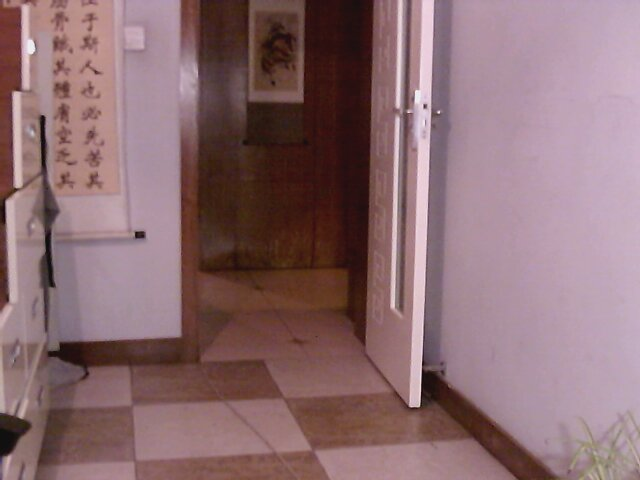
#> input picture src/myleft.jpg, 640 x 480 px
$ python test.py   (older library calls are emulated)
#> lines starting #> are read from the running program, lines starting #| are printed output that depends on the picture
import cv2
import numpy as np
from matplotlib import pyplot as plt

img1 = cv2.imread('myleft.jpg',0)  #queryimage # left image
#> img1: shape (480, 640); min 6, max 249, mean 118.4
img2 = cv2.imread('myright.jpg',0) #trainimage # right image
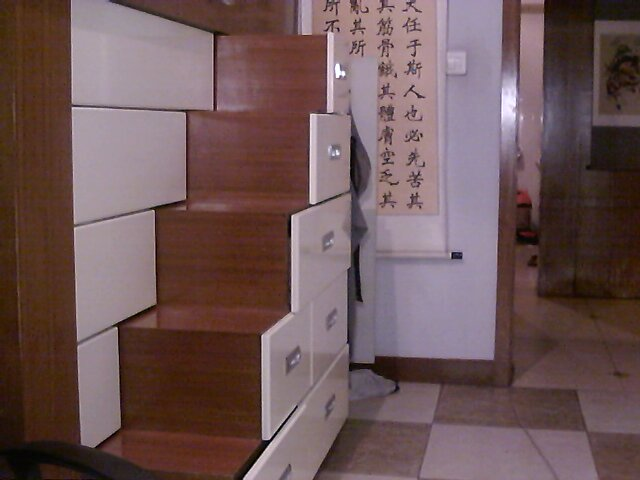
#> input picture src/myright.jpg, 640 x 480 px
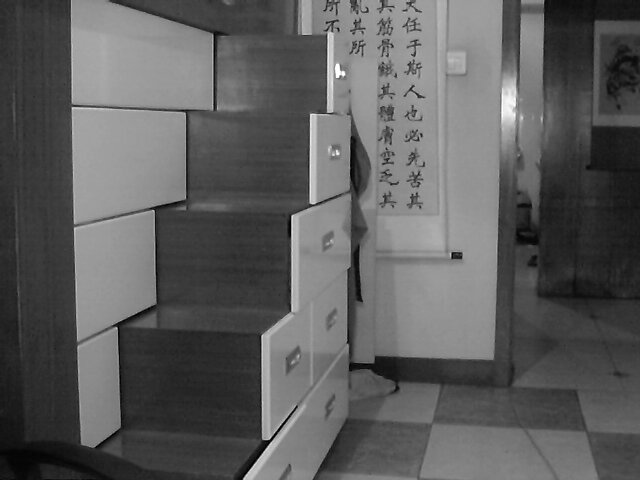
#> img2: shape (480, 640); min 0, max 255, mean 93

sift = cv2.SIFT()

# find the keypoints and descriptors with SIFT
kp1, des1 = sift.detectAndCompute(img1,None)
#> kp1 = 350 keypoints; strongest (x, y, size): (425, 106, 2.8), (439, 112, 1.8), (140, 235, 6.6), (414, 398, 10.2)
kp2, des2 = sift.detectAndCompute(img2,None)
#> kp2 = 488 keypoints; strongest (x, y, size): (268, 442, 3.3), (289, 416, 1.9), (457, 256, 6.8), (337, 76, 2.1)

# FLANN parameters
FLANN_INDEX_KDTREE = 0
index_params = dict(algorithm = FLANN_INDEX_KDTREE, trees = 5)
search_params = dict(checks=50)

flann = cv2.FlannBasedMatcher(index_params,search_params)
matches = flann.knnMatch(des1,des2,k=2)
#> matches = 350 matches

good = []
pts1 = []
pts2 = []

# ratio test as per Lowe's paper
for i,(m,n) in enumerate(matches):
    if m.distance < 0.8*n.distance:
        good.append(m)
        pts2.append(kp2[m.trainIdx].pt)
        pts1.append(kp1[m.queryIdx].pt)
#> after the loop, good = 73 matches; pts1 = 73 pairs, first value 7.83 to 442.5, second value 8.41 to 410.4; pts2 = 73 pairs, first value 77.47 to 633.4, second value 34.87 to 441.4
pts2=np.float32(pts2)
pts1=np.float32(pts1)

F, mask = cv2.findFundamentalMat(pts1,pts2,cv2.FM_LMEDS)
#> F = [[-5.09e-06, 4.89e-06, 0.0183], [6.08e-05, 5.25e-06, -0.244], [-0.0232, 0.228, 1]]; mask = 73 values, max 1 at index 0, min 0 at index 1, mean 0.808

# We select only inlier points
pts1 = pts1[mask.ravel()==1]
#> pts1 = 59 pairs, first value 7.83 to 410, second value 8.41 to 387.3
pts2 = pts2[mask.ravel()==1]
#> pts2 = 59 pairs, first value 287.9 to 633.4, second value 34.87 to 403.1
def drawlines(img1,img2,lines,pts1,pts2):
    ''' img1 - image on which we draw the epilines for the points in img2
        lines - corresponding epilines '''
    r,c = img1.shape
    img1 = cv2.cvtColor(img1,cv2.COLOR_GRAY2BGR)
    img2 = cv2.cvtColor(img2,cv2.COLOR_GRAY2BGR)

    for r,pt1,pt2 in zip(lines,pts1,pts2):

        color = tuple(np.random.randint(0,255,3).tolist())
        x0,y0 = map(int, [0, -r[2]/r[1] ])
        x1,y1 = map(int, [c, -(r[2]+r[0]*c)/r[1] ])
        cv2.imshow('mat',img1)
        cv2.waitKey(50)
        cv2.line(img1, (x0,y0), (x1,y1), color,1)
        cv2.circle(img1,tuple(pt1),5,color,-1)
        cv2.circle(img2,tuple(pt2),5,color,-1)

    return img1,img2

# Find epilines corresponding to points in right image (second image) and
# drawing its lines on left image
lines1 = cv2.computeCorrespondEpilines(pts2.reshape(-1,1,2), 2,F)
#> lines1 = 59 rows, first 8: [-0.0231, 1, -308.4], [-0.0147, 1, -341.9], [-0.0786, 0.997, -86.22], [-0.0982, 0.995, -7.11], [-0.0891, 0.996, -43.99], [-0.0385, 0.999, -247.1], [-0.0417, 0.999, -234.1], [-0.0296, 1, -282.5]
lines1 = lines1.reshape(-1,3)

img5,img6 = drawlines(img1,img2,lines1,pts1,pts2)
#> the loop in drawlines, `for r,pt1,pt2 in zip(lines,pts1,pts2): ` made 59 passes
#> (r, pt1, pt2, color, y0, y1) on passes 1 to 8: ([-0.0231, 1, -308.4], [7.83, 309.3], [287.9, 317.5], (172, 47, 117), 308, 323), ([-0.0147, 1, -341.9], [16.87, 342.1], [297, 350.1], (192, 67, 251), 341, 351), ([-0.0786, 0.997, -86.22], [18.25, 88.09], [321.9, 109.7], (195, 103, 9), 86, 136), ([-0.0982, 0.995, -7.11], [25.36, 9.36], [330.3, 35.58], (211, 21, 242), 7, 70), ([-0.0891, 0.996, -43.99], [28.22, 46.88], [334.6, 70.77], (36, 87, 70), 44, 101), ([-0.0385, 0.999, -247.1], [41.53, 250], [347.9, 264.1], (216, 88, 140), 247, 271), ([-0.0417, 0.999, -234.1], [42.01, 237.1], [348.3, 251.8], (58, 193, 230), 234, 260), ([-0.0296, 1, -282.5], [51.92, 284], [359.6, 298.7], (39, 87, 174), 282, 301)
#> after the loop in drawlines, `for r,pt1,pt2 in zip(lines,pts1,pts2):`:
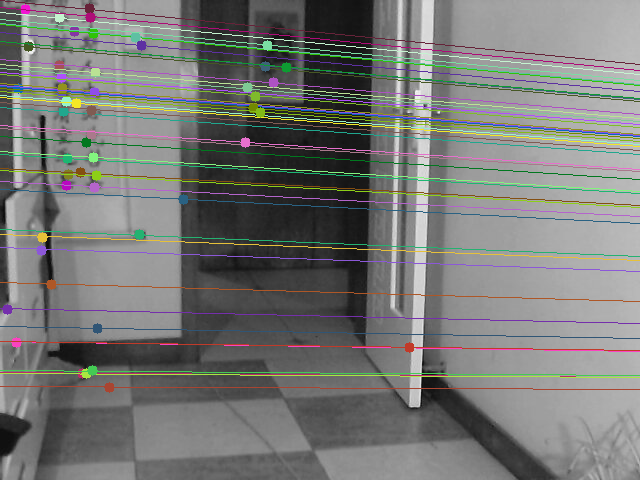
#> img1: shape (480, 640, 3); mean B, G, R 117.7, 120.1, 119.2
#> after the loop in drawlines, `for r,pt1,pt2 in zip(lines,pts1,pts2):`:
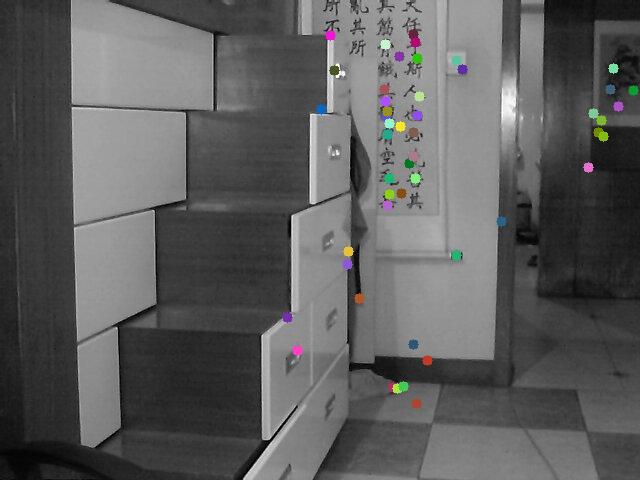
#> img2: shape (480, 640, 3); mean B, G, R 93.1, 93.3, 93.3

# Find epilines corresponding to points in left image (first image) and
# drawing its lines on right image
lines2 = cv2.computeCorrespondEpilines(pts1.reshape(-1,1,2), 1,F)
#> lines2 = 59 rows, first 8: [0.0814, -0.997, 293.6], [0.0821, -0.997, 324.5], [0.0766, -0.997, 84.89], [0.0749, -0.997, 10.46], [0.0757, -0.997, 45.41], [0.0801, -0.997, 236.5], [0.0798, -0.997, 224.2], [0.0808, -0.997, 268.5]
lines2 = lines2.reshape(-1,3)
img3,img4 = drawlines(img2,img1,lines2,pts2,pts1)
#> the loop in drawlines (call 2), `for r,pt1,pt2 in zip(lines,pts1,pts2): ` made 59 passes
#> (r, pt1, pt2, color, y0, y1) on passes 1 to 8: ([0.0814, -0.997, 293.6], [287.9, 317.5], [7.83, 309.3], (36, 10, 86), 294, 346), ([0.0821, -0.997, 324.5], [297, 350.1], [16.87, 342.1], (43, 104, 11), 325, 378), ([0.0766, -0.997, 84.89], [321.9, 109.7], [18.25, 88.09], (2, 51, 80), 85, 134), ([0.0749, -0.997, 10.46], [330.3, 35.58], [25.36, 9.36], (32, 182, 128), 10, 58), ([0.0757, -0.997, 45.41], [334.6, 70.77], [28.22, 46.88], (38, 19, 174), 45, 94), ([0.0801, -0.997, 236.5], [347.9, 264.1], [41.53, 250], (42, 115, 184), 237, 288), ([0.0798, -0.997, 224.2], [348.3, 251.8], [42.01, 237.1], (188, 232, 77), 224, 276), ([0.0808, -0.997, 268.5], [359.6, 298.7], [51.92, 284], (30, 24, 125), 269, 321)
#> pass 2, in drawlines (call 2), `cv2.imshow('mat',img1)`:
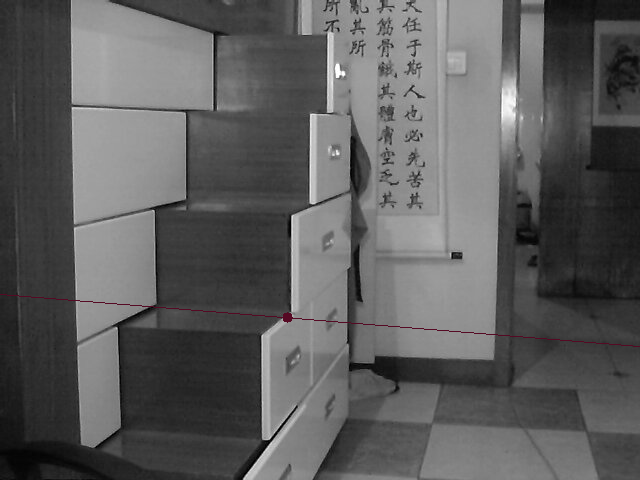
#> window 'mat': shape (480, 640, 3); mean B, G, R 92.8, 92.7, 92.9
#> after the loop in drawlines (call 2), `for r,pt1,pt2 in zip(lines,pts1,pts2):`:
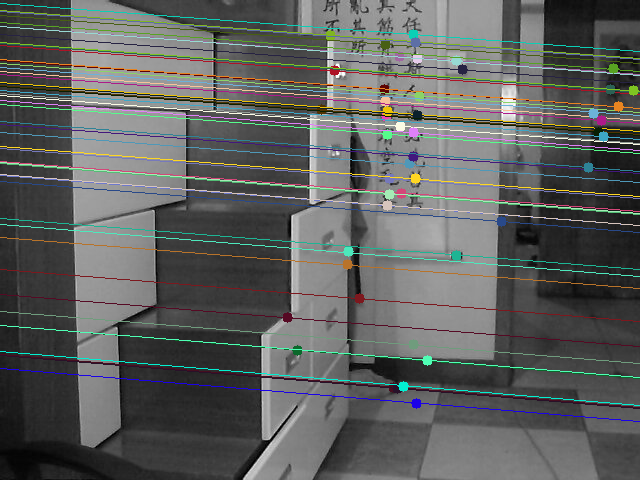
#> img1: shape (480, 640, 3); mean B, G, R 94.6, 96.2, 94.1
#> after the loop in drawlines (call 2), `for r,pt1,pt2 in zip(lines,pts1,pts2):`:
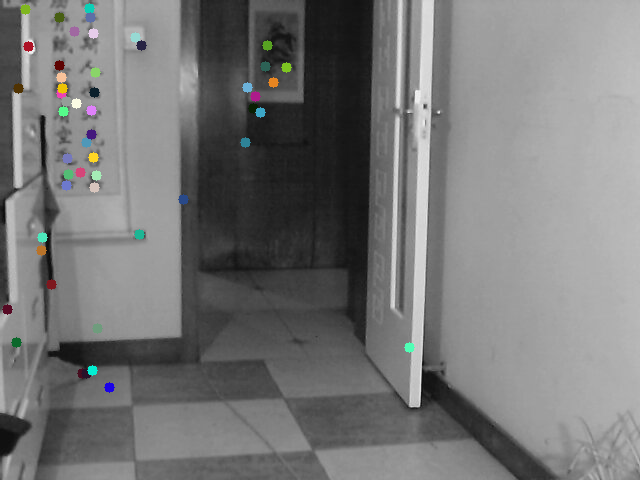
#> img2: shape (480, 640, 3); mean B, G, R 118.6, 118.7, 118.5

cv2.imshow('Left',img3)
cv2.imshow('Right',img5)
